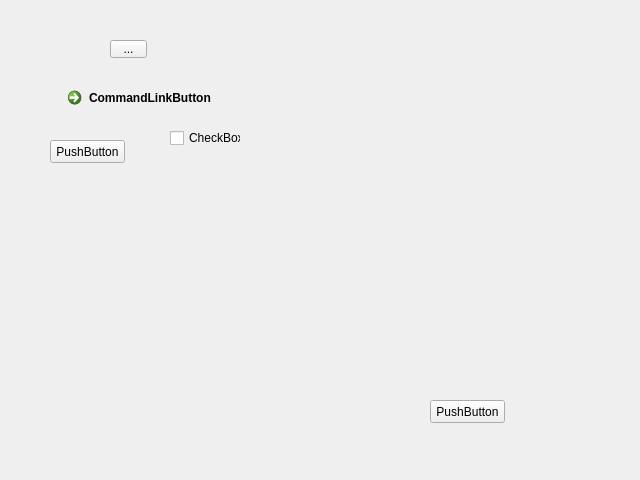
<?xml version="1.0" encoding="UTF-8"?>
<ui version="4.0">
 <class>WidgetC</class>
 <widget class="QWidget" name="WidgetC">
  <property name="geometry">
   <rect>
    <x>0</x>
    <y>0</y>
    <width>640</width>
    <height>480</height>
   </rect>
  </property>
  <property name="windowTitle">
   <string>Form</string>
  </property>
  <widget class="QCommandLinkButton" name="commandLinkButton">
   <property name="geometry">
    <rect>
     <x>60</x>
     <y>80</y>
     <width>172</width>
     <height>41</height>
    </rect>
   </property>
   <property name="text">
    <string>CommandLinkButton</string>
   </property>
  </widget>
  <widget class="QPushButton" name="pushButton">
   <property name="geometry">
    <rect>
     <x>50</x>
     <y>140</y>
     <width>75</width>
     <height>23</height>
    </rect>
   </property>
   <property name="text">
    <string>PushButton</string>
   </property>
  </widget>
  <widget class="QToolButton" name="toolButton">
   <property name="geometry">
    <rect>
     <x>110</x>
     <y>40</y>
     <width>37</width>
     <height>18</height>
    </rect>
   </property>
   <property name="text">
    <string>...</string>
   </property>
  </widget>
  <widget class="QCheckBox" name="checkBox">
   <property name="geometry">
    <rect>
     <x>170</x>
     <y>130</y>
     <width>71</width>
     <height>16</height>
    </rect>
   </property>
   <property name="text">
    <string>CheckBox</string>
   </property>
  </widget>
  <widget class="QPushButton" name="pushButton_2">
   <property name="geometry">
    <rect>
     <x>430</x>
     <y>400</y>
     <width>75</width>
     <height>23</height>
    </rect>
   </property>
   <property name="text">
    <string>PushButton</string>
   </property>
  </widget>
 </widget>
 <resources/>
 <connections/>
</ui>
